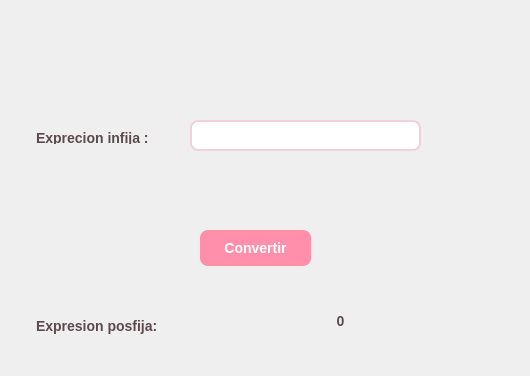
<?xml version="1.0" encoding="UTF-8"?>
<ui version="4.0">
 <class>Dialog</class>
 <widget class="QDialog" name="Dialog">
  <property name="geometry">
   <rect>
    <x>0</x>
    <y>0</y>
    <width>530</width>
    <height>376</height>
   </rect>
  </property>
  <property name="windowTitle">
   <string>Dialog</string>
  </property>
  <property name="styleSheet">
   <string notr="true">/* ==========================================================================
   ESTILO GENERAL DE LA APLICACIÓN
   ========================================================================== */
QWidget {
    font-family: &quot;Segoe UI&quot;, &quot;Helvetica Neue&quot;, Arial, sans-serif;
    font-size: 14px;
    color: #4A3E41; /* Un gris oscuro con un toque cálido/marrón para suavizar */
}

/* ==========================================================================
   ETIQUETAS (QLabel)
   ========================================================================== */
QLabel {
    font-weight: 600;
    color: #5C4A4E;
    background-color: transparent;
    padding: 2px;
}

/* ==========================================================================
   CAMPOS DE TEXTO (QLineEdit)
   ========================================================================== */
QLineEdit {
    background-color: #FFFFFF;
    border: 2px solid #F3D1D9; /* Rosa pastel suave */
    border-radius: 8px; /* Bordes redondeados modernos */
    padding: 6px 12px;
    color: #4A3E41;
    selection-background-color: #FFB3C6;
}

/* Cuando el usuario hace clic o está editando el campo */
QLineEdit:focus {
    border: 2px solid #FF8FAB; /* Rosa más intenso para denotar actividad */
    background-color: #FFF0F3; /* Un levísimo fondo rosa */
}

/* Cuando el campo está deshabilitado */
QLineEdit:disabled {
    background-color: #F8F9FA;
    border-color: #E9ECEF;
    color: #ADB5BD;
}

/* ==========================================================================
   BOTONES (QPushButton)
   ========================================================================== */
QPushButton {
    background-color: #FF8FAB; /* Rosa principal vibrante pero elegante */
    color: #FFFFFF;
    font-weight: bold;
    border: none;
    border-radius: 8px;
    padding: 8px 18px;
    min-height: 20px;
}

/* Cuando el usuario pasa el mouse por encima del botón */
QPushButton:hover {
    background-color: #FF7597; /* Rosa un poco más oscuro */
}

/* Cuando el usuario hace clic en el botón */
QPushButton:pressed {
    background-color: #E05E7F; /* Rosa más profundo para simular hundimiento */
    padding-top: 9px; /* Efecto sutil de pulsación */
    padding-bottom: 7px;
}

/* Cuando el botón está deshabilitado */
QPushButton:disabled {
    background-color: #ECD2D8;
    color: #FFFFFF;
}</string>
  </property>
  <widget class="QLabel" name="label">
   <property name="geometry">
    <rect>
     <x>30</x>
     <y>130</y>
     <width>131</width>
     <height>16</height>
    </rect>
   </property>
   <property name="text">
    <string>Exprecion infija :</string>
   </property>
  </widget>
  <widget class="QLineEdit" name="txt_exprecion">
   <property name="geometry">
    <rect>
     <x>190</x>
     <y>120</y>
     <width>231</width>
     <height>31</height>
    </rect>
   </property>
  </widget>
  <widget class="QPushButton" name="btn_convertir">
   <property name="geometry">
    <rect>
     <x>200</x>
     <y>230</y>
     <width>111</width>
     <height>36</height>
    </rect>
   </property>
   <property name="text">
    <string>Convertir</string>
   </property>
  </widget>
  <widget class="QLabel" name="lbl_resultado">
   <property name="geometry">
    <rect>
     <x>180</x>
     <y>280</y>
     <width>321</width>
     <height>81</height>
    </rect>
   </property>
   <property name="text">
    <string>0</string>
   </property>
   <property name="alignment">
    <set>Qt::AlignCenter</set>
   </property>
  </widget>
  <widget class="QLabel" name="label_2">
   <property name="geometry">
    <rect>
     <x>30</x>
     <y>310</y>
     <width>131</width>
     <height>31</height>
    </rect>
   </property>
   <property name="text">
    <string>Expresion posfija:</string>
   </property>
  </widget>
 </widget>
 <resources/>
 <connections/>
</ui>
